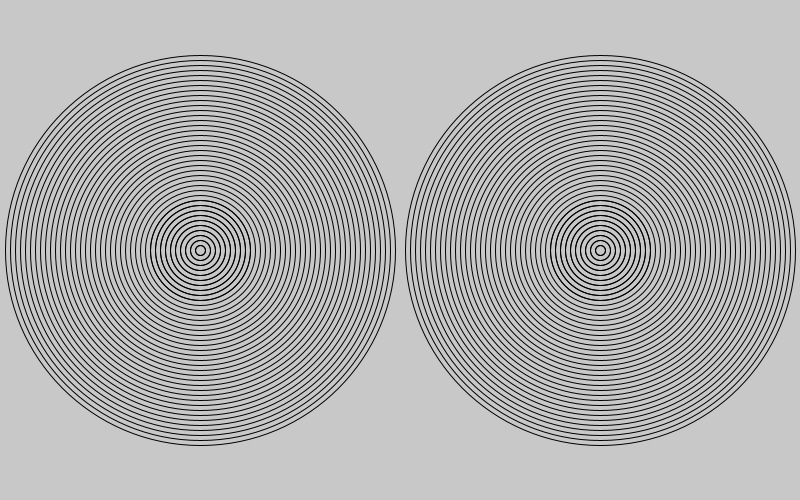
Frame 1 (no input)
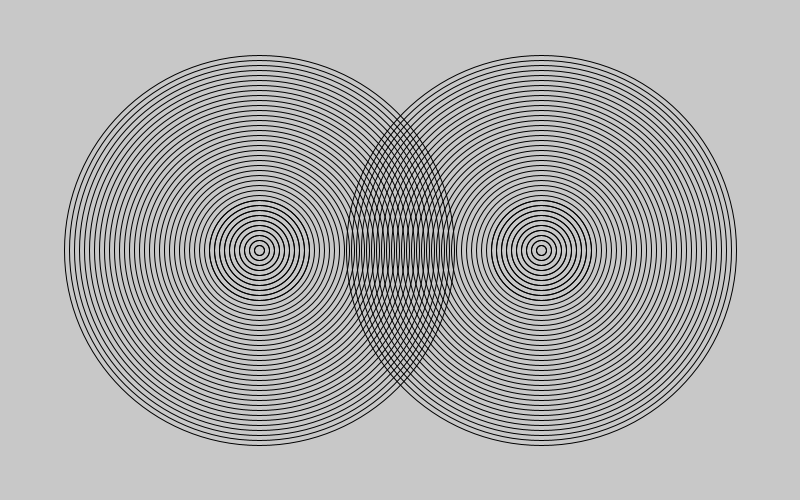
Frame 60 (the mouse pressed at the canvas centre just before this capture)
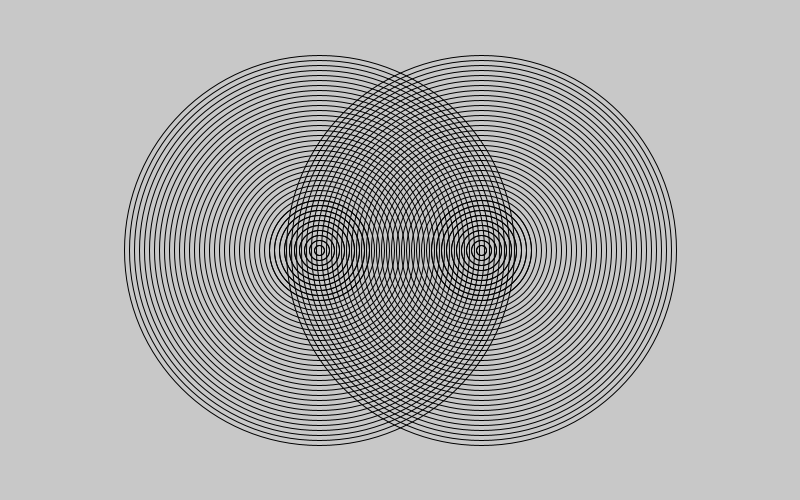
Frame 120 (the mouse held since frame 60 and released just before this capture)

The Processing sketch that drew these frames (run headless with seeded random() and noise(); from frame 60 on, the mouse is pressed at the canvas centre):

// Processing sketch: AmazingRings
// ── AmazingRings.pde
int x1 = 200;
int x2 = 600; 

int speed1 = +1;
int speed2 = -1;


void setup () {
  
 size (800, 500);
 
}


void draw () {
  background(200,200,200);
  int s = 0;
 for(int i = 0; i<50; i++) {
  s = s + 10;
  int t = 400 - s;
  noFill();
 ellipse (x1, 250, t, t);
 }
 
 int x = 0;
 for(int v = 0; v<50; v++) {
  x = x + 10;
  int h = 400 - x;
  noFill();
 ellipse (x2, 250, h, h);
 }


 x1+=speed1;
 if(x1>600 || x1<200) {
 speed1 = -speed1;
 }
 

 x2+=speed2;
 if(x2>600 || x2<200) {
 speed2 = -speed2;
 }
 }
 
 
 
 
 
 
 
 
 
 
 
 

 
